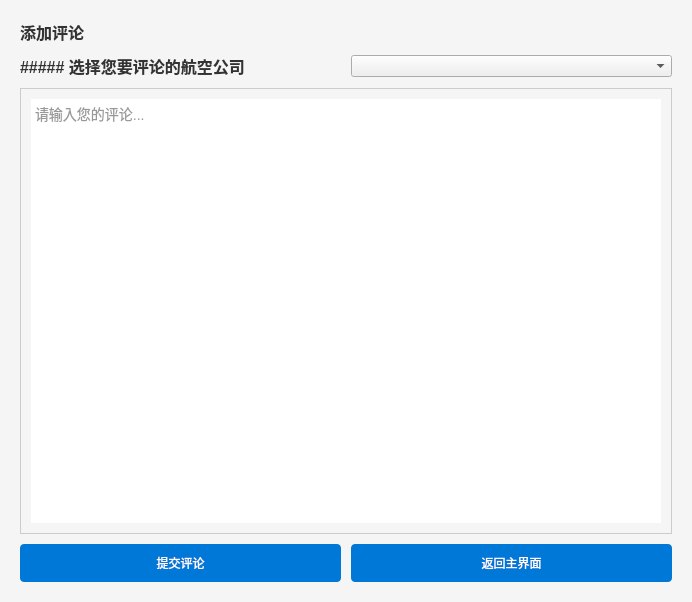
<?xml version="1.0" encoding="UTF-8"?>
<ui version="4.0">
 <class>CommentManagementWindow</class>
 <widget class="QMainWindow" name="CommentManagementWindow">
  <property name="geometry">
   <rect>
    <x>0</x>
    <y>0</y>
    <width>692</width>
    <height>602</height>
   </rect>
  </property>
  <property name="styleSheet">
   <string>QMainWindow {
    background-color: #F5F5F5;
    font-family: 'Segoe UI', sans-serif;
}

QPushButton {
    background-color: #0078D7;
    border: none;
    border-radius: 4px;
    color: white;
    padding: 10px;
    min-width: 150px;
}

QPushButton:hover {
    background-color: #005FAC;
}

QTextEdit {
    border: 1px solid #ccc;
    font-size: 14px;
    color: #333;
    padding: 10px;
}

QLabel {
    font-size: 16px;
    font-weight: bold;
    color: #333;
}</string>
  </property>
  <widget class="QWidget" name="centralwidget">
   <layout class="QVBoxLayout" name="verticalLayout">
    <property name="spacing">
     <number>10</number>
    </property>
    <property name="leftMargin">
     <number>20</number>
    </property>
    <property name="topMargin">
     <number>20</number>
    </property>
    <property name="rightMargin">
     <number>20</number>
    </property>
    <property name="bottomMargin">
     <number>20</number>
    </property>
    <item>
     <widget class="QLabel" name="commentLabel">
      <property name="text">
       <string>添加评论</string>
      </property>
      <property name="textFormat">
       <enum>Qt::AutoText</enum>
      </property>
     </widget>
    </item>
    <item>
     <layout class="QHBoxLayout" name="horizontalLayout">
      <item>
       <widget class="QLabel" name="label">
        <property name="text">
         <string>##### 选择您要评论的航空公司</string>
        </property>
        <property name="textFormat">
         <enum>Qt::MarkdownText</enum>
        </property>
       </widget>
      </item>
      <item>
       <widget class="QComboBox" name="comboBox">
        <property name="cursor">
         <cursorShape>PointingHandCursor</cursorShape>
        </property>
       </widget>
      </item>
     </layout>
    </item>
    <item>
     <widget class="QTextEdit" name="commentTextEdit">
      <property name="placeholderText">
       <string>请输入您的评论...</string>
      </property>
     </widget>
    </item>
    <item>
     <layout class="QHBoxLayout" name="buttonLayout">
      <property name="spacing">
       <number>10</number>
      </property>
      <item>
       <widget class="QPushButton" name="submitCommentButton">
        <property name="cursor">
         <cursorShape>PointingHandCursor</cursorShape>
        </property>
        <property name="text">
         <string>提交评论</string>
        </property>
       </widget>
      </item>
      <item>
       <widget class="QPushButton" name="backToMainButton">
        <property name="cursor">
         <cursorShape>PointingHandCursor</cursorShape>
        </property>
        <property name="text">
         <string>返回主界面</string>
        </property>
       </widget>
      </item>
     </layout>
    </item>
   </layout>
  </widget>
 </widget>
 <resources/>
 <connections/>
</ui>
